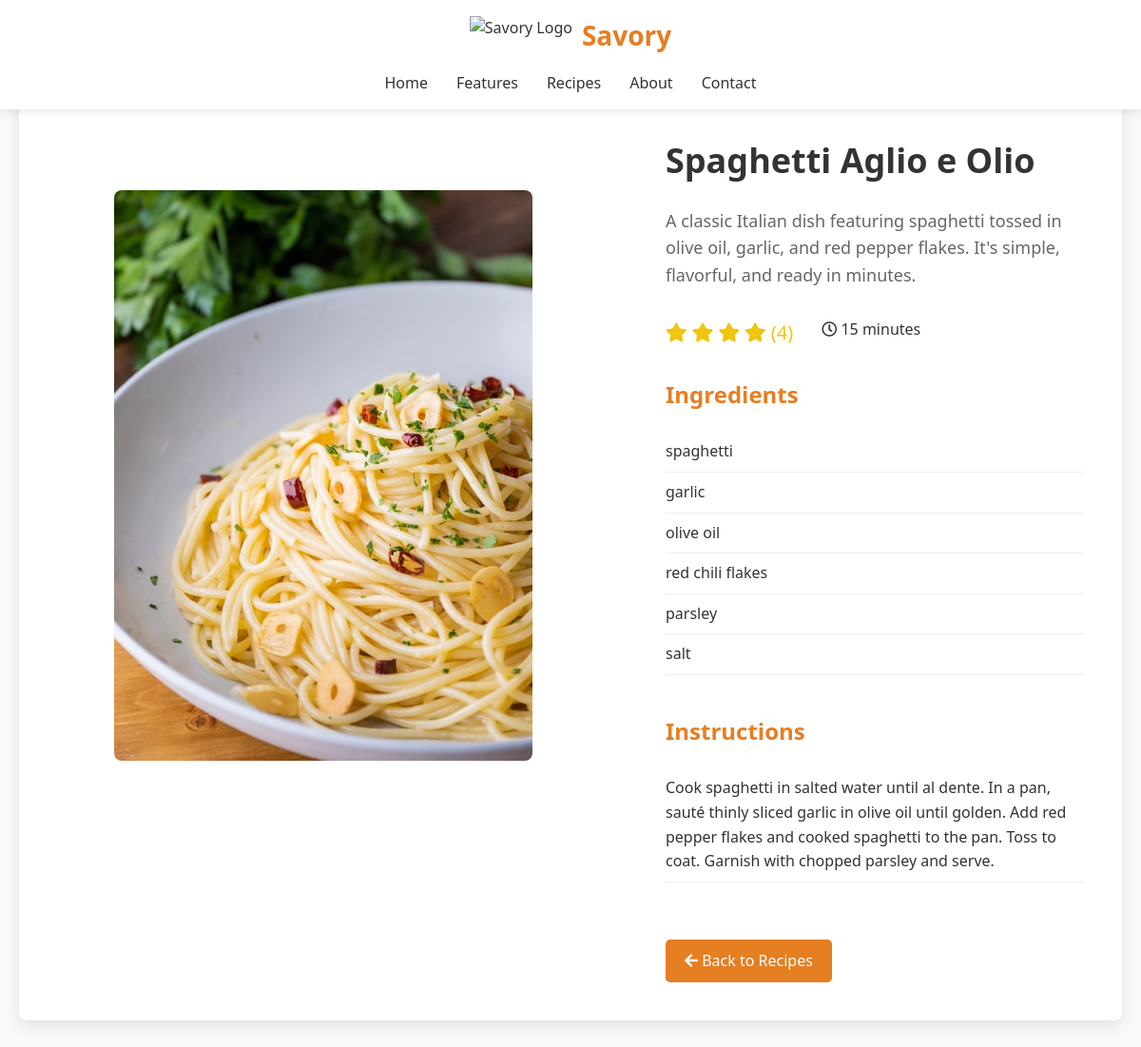
Screenshot of /recipeviewpage/2 with the database file from the repository.
### recipes/models.py (models this page shows, shortened)
class recipes(models.Model):
  recipes_name = models.CharField(max_length=200,null=False)
  recipes_dec = models.CharField(max_length=500,null=False)
  recipes_rating = models.IntegerField(default=0)
  recipes_image = models.ImageField(upload_to="RecipesIMG")
  recipes_inst = models.CharField(max_length=500,null=True)
  recipes_cooktime = models.IntegerField(default=0)
  recipes_ingri = models.CharField(max_length=500,null=True)

### recipes/views.py (the view)
# urls.py: path('recipeviewpage/<id>',recipeviewpage),
def recipeviewpage(request,id):
  recipe_data = recipes.objects.get(id=id)
  ingredients = recipe_data.recipes_ingri
  ingredients = ingredients.split(",")
  return render(request,"recipeviewpage.html",context={"recipe":recipe_data,"ingredients":ingredients})

### recipes/templates/recipeviewpage.html (shortened to what this page needs)
<!DOCTYPE html>
<html lang="en">
<head>
    <link rel="stylesheet" href="https://cdnjs.cloudflare.com/ajax/libs/font-awesome/5.15.3/css/all.min.css">
</head>
<body>
    <header>
        <div class="container">
            <div class="header-content">
                <div class="logo-container">
                    <img src="https://img.icons8.com/color/48/000000/meal.png" alt="Savory Logo" class="logo-img">
                    <div class="logo-text">Savory</div>
                </div>
                <div class="nav-container">
                    <ul class="nav-links">
                        <li><a href="/indexpage/">Home</a></li>
                        <li><a href="/featurespage/">Features</a></li>
                        <li><a href="/recipe2page/">Recipes</a></li>
                        <li><a href="/aboutpage/">About</a></li>
                        <li><a href="/contactpage/">Contact</a></li>
                    </ul>
                </div>
            </div>
        </div>
    </header>
    <div class="container">
        <div class="recipe-detail">
            <div class="recipe-image-column">
                <img src="/media/{{recipe.recipes_image}}"
                     alt="Fluffy Blueberry Pancakes"
                     class="recipe-hero-img">
            </div>
            <div class="recipe-content-column">
                <h1 class="recipe-title">{{recipe.recipes_name}}</h1>
                <p class="recipe-description">{{recipe.recipes_dec}}</p>
                <div class="recipe-meta">
                    <div class="rating">
                        {% for i in "12345" %}
                        {% if forloop.counter <= recipe.recipes_rating %}
                        <i class="fas fa-star"></i>
                        {% endif %}
                        {% endfor %}
                        <span> ({{recipe.recipes_rating}})</span>
                    </div>
                    <div class="prep-time">
                        <i class="far fa-clock"></i> {{recipe.recipes_cooktime}} minutes
                    </div>
                </div>
                <div class="recipe-ingredients">
                    <h2 class="section-title">Ingredients</h2>
                    <ul class="ingredients-list">
                        {% for ingredient in ingredients %}
                        <li>{{ingredient}}</li>
                        {% endfor %}
                    </ul>
                </div>
                <div class="recipe-instructions">
                    <h2 class="section-title">Instructions</h2>
                    <ol class="instructions-list">
                        <li> {{recipe.recipes_inst}} </li>
                    </ol>
                </div>
                <a href="/recipe2page/" class="btn back-btn"><i class="fas fa-arrow-left"></i> Back to Recipes</a>
            </div>
        </div>
    </div>
</body>
</html>

### recipes/templates/recipeviewpage.html (style rules this page uses)
* { margin: 0; padding: 0; box-sizing: border-box; font-family: 'Segoe UI', Tahoma, Geneva, Verdana, sans-serif; }
body { line-height: 1.6; color: #333; background-color: #f9f9f9; margin-top: 100px; }
.container { max-width: 1200px; margin: 0 auto; padding: 0 20px; }
header { background-color: #fff; box-shadow: 0 2px 10px rgba(0, 0, 0, 0.1); position: fixed; width: 100%; z-index: 100; padding: 15px 0; top: 0; }
.header-content { display: flex; flex-direction: column; align-items: center; }
.logo-container { display: flex; align-items: center; gap: 10px; margin-bottom: 15px; }
.logo-img { height: 40px; width: auto; }
.logo-text { font-size: 28px; font-weight: 700; color: #e67e22; }
.nav-container { width: 100%; }
.nav-links { display: flex; list-style: none; justify-content: center; gap: 30px; }
.nav-links a { text-decoration: none; color: #333; font-weight: 500; transition: color 0.3s; font-size: 16px; }
.btn { display: inline-block; background-color: #e67e22; color: #fff; padding: 10px 20px; border-radius: 5px; text-decoration: none; font-weight: 500; transition: background-color 0.3s; cursor: pointer; border: none; }
.recipe-detail { display: flex; background-color: #fff; border-radius: 8px; box-shadow: 0 5px 15px rgba(0, 0, 0, 0.1); overflow: hidden; margin: 40px 0; }
.recipe-image-column { flex: 1; padding: 20px; display: flex; margin: 80px; align-items: unset; justify-content: center; }
.recipe-content-column { flex: 1; padding: 40px; }
.recipe-hero-img { width: 100%; max-height: 600px; object-fit: cover; border-radius: 8px; }
.recipe-title { font-size: 36px; margin-bottom: 20px; color: #333; }
.recipe-description { font-size: 18px; color: #666; margin-bottom: 30px; }
.recipe-meta { display: flex; gap: 30px; margin-bottom: 30px; flex-wrap: wrap; }
.rating { color: #f1c40f; font-size: 20px; }
.recipe-ingredients, .recipe-instructions { margin-bottom: 40px; }
.section-title { font-size: 24px; margin-bottom: 20px; color: #e67e22; }
.ingredients-list, .instructions-list { list-style-type: none; }
.ingredients-list li, .instructions-list li { padding: 8px 0; border-bottom: 1px solid #eee; }
.back-btn { display: inline-block; margin-top: 20px; }

### rows the page displays
recipes: recipes_image (picture), recipes_name "Spaghetti Aglio e Olio", recipes_dec "A classic Italian dish featuring spaghetti tossed in olive oil, garlic, and red pepper flakes. It's simple, flavorful, and ready in minutes.", recipes_rating "4", recipes_cooktime "15", recipes_inst "Cook spaghetti in salted water until al dente. In a pan, sauté thinly sliced garlic in olive oil until golden. Add red pepper flakes and cooked spaghetti to the pan. Toss to coat. Garnish with chopped parsley and serve."

### other values shown
{{ ingredient }} "spaghetti" "garlic" "olive oil" "red chili flakes" "parsley" "salt"
